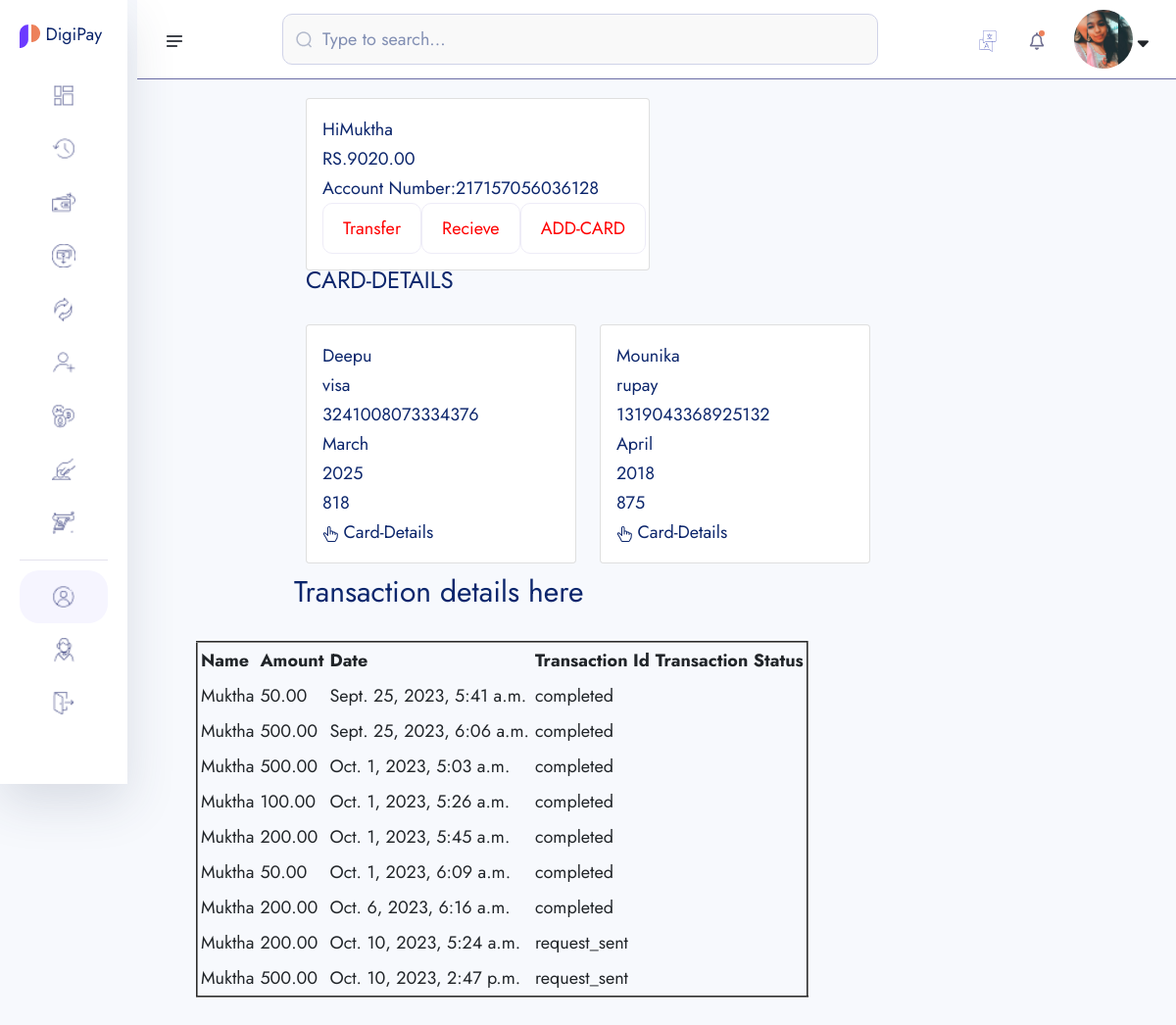
/kyc/dash/ (signed in), run on the app's committed database.
### bankaccounts/models.py (models this page shows, shortened)
class KYC(models.Model):
    id=models.UUIDField(primary_key=True,unique=True,default=uuid.uuid4,editable=False)
    user=models.OneToOneField(User,on_delete=models.CASCADE)
    account=models.OneToOneField(Account,on_delete=models.CASCADE)
    full_name=models.CharField(max_length=200)
    image=models.ImageField(upload_to='userimg/')
    marital_status=models.CharField(max_length=100,choices=MARITAL_STATUS)
    gender=models.CharField(max_length=100,choices=GENDER)
    identity_type=models.CharField(max_length=100,choices=IDENTITY_TYPE)
    identity_image=models.ImageField(upload_to='userimg/')
    date_of_birth=models.DateField(auto_now_add=False)
    signature=models.ImageField(upload_to='userimg/')
    country=models.CharField(max_length=100)
    state=models.CharField(max_length=100)
    city=models.CharField(max_length=100)
    phone=models.CharField(max_length=100)
    email=models.EmailField(unique=True,blank=True)

class Account(models.Model):
    id=models.UUIDField(primary_key=True,unique=True,default=uuid.uuid4,editable=False)
    user=models.OneToOneField(User,on_delete=models.CASCADE)
    account_balance=models.DecimalField(max_digits=12,decimal_places=2,default=0.00)
    account_number=ShortUUIDField(unique=True,length=12,max_length=25,prefix='217',alphabet='1234567890')
    account_id=ShortUUIDField(unique=True,length=10,max_length=25,prefix='DIGP',alphabet='1234567890')
    pin_number=ShortUUIDField(unique=True,length=4,max_length=7,alphabet='1234567890')
    account_status=models.CharField(max_length=100,choices=ACCOUNT_STATUS,default='in-active')
    date=models.DateField(auto_now_add=True)
    kyc_submitted=models.BooleanField(default=False)
    kyc_confirmed=models.BooleanField(default=False)

### transactions/models.py (models this page shows, shortened)
class Creditcard(models.Model):
    card_id=ShortUUIDField(unique=True,length=10,max_length=20,prefix="CRED",alphabet='0123456789')
    user=models.ForeignKey(User,related_name='users',on_delete=models.CASCADE,null=True)
    name=models.CharField(max_length=200)
    number=ShortUUIDField(unique=True,length=16,alphabet='0123456789')
    month=models.CharField(max_length=200)
    year=models.IntegerField()
    cvv=ShortUUIDField(unique=True,length=3,alphabet='0123456789')
    card_type=models.CharField(max_length=200,choices=Card_Type)
    card_status=models.CharField(max_length=200,choices=Card_Status)
    dates=models.DateField(auto_now_add=True)
    amount=models.IntegerField()

class Transaction(models.Model):
    transaction_id=ShortUUIDField(unique=True,length=15,max_length=25,prefix="TRN")
    user=models.ForeignKey(User,related_name='user',on_delete=models.CASCADE,null=True)
    amount=models.DecimalField(max_digits=12,decimal_places=2,default=0.00)
    description=models.CharField(max_length=100,null=True,blank=True)
    receiver=models.ForeignKey(User,related_name='receiver',on_delete=models.CASCADE,null=True)
    sender=models.ForeignKey(User,related_name='sender',on_delete=models.CASCADE,null=True)
    receiver_account=models.ForeignKey(Account,related_name='receiver_account',on_delete=models.CASCADE,null=True)
    sender_account=models.ForeignKey(Account,related_name='sender_account',on_delete=models.CASCADE,null=True)
    status=models.CharField(max_length=200,choices=Transaction_status,default="pending")
    transaction_type=models.CharField(max_length=200,choices=Transaction_type,default="none")
    date=models.DateTimeField(auto_now_add=True)
    updated_date=models.DateTimeField(auto_now_add=False,null=True,blank=True)

### bankaccounts/views.py (the view)
# urls.py: path("dash/",views.dashboard,name='dash'),
def dashboard(request):
    user=request.user
    account=Account.objects.get(user=request.user)
    kyc=KYC.objects.get(user=request.user)
    transaction=Transaction.objects.all()
    creditcard_detail=Creditcard.objects.all()
    if request.method=='POST':
        form=Credit_card_form(request.POST)
        if form.is_valid():
            form.save()
    else:
        form=Credit_card_form
    context={
        'user':user,
        'account':account,
        'kyc':kyc,
        'transaction':transaction,
        'form':form,
        'creditcard_detail':creditcard_detail
    }
    return render(request,'account/dashboard.html',context)

### templates/account/dashboard.html (shortened to what this page needs)
{% extends "partials/dashbord_base.html" %}
{% load static %}
{% block content %}
<head>
</head>
<div class="user">
<div class="container">
  <div class="jumbotron">
   <div class="row">
    <div class="col-md-5">
    <div class="card card-body">
      <p>Hi{{account.user}}</p>
      <p>RS.{{account.account_balance}}</p>
      <p>Account Number:{{account.account_number}}</p>
      <div class="amt">
      <input type="submit" value="Transfer">
      <input type="submit" value="Recieve">
      <input type="submit" value="ADD-CARD">
      </div>
    </div>
   </div>
   </div>
  <h5>CARD-DETAILS</h5> <br>
  <div class="row">
    {%for data in creditcard_detail%}
    <div class="col-md-4">
        <div class="card card-body">
         <p>{{data.name}}</p>
          <p>{{data.card_type}}</p>
          <p>{{data.number}}</p>
          <p>{{data.month}}</p>
          <p>{{data.year}}</p>
          <p>{{data.cvv}}</p>
           <a class="button" href="{% url 'transactions:creditcard_details' data.number data.user.account.account_number%}"> Card-Details </a>
        </div>
    </div>
    {%endfor%}
</div>
</div>
</div>
</div>
<table border="2" cellpadding="3">
  <tr>
    <th>Name</th>
    <th>Amount</th>
    <th>Date</th>
    <th>Transaction Id</th>
    <th>Transaction Status</th>
    <div class="tb">
      <h1>Transaction details here</h1>
    </div>
  </tr>
  {%for data in transaction %}
  <tr>
    <td>{{data.user}}</td>
    <td>{{data.amount}}</td>
    <td>{{data.date}}</td>
    <td>{{data.status}}</td>
    <td><a href="{% url 'transactions:transaction_detail' data.transaction_id%}"><svg xmlns="http://www.w3.org/2000/svg"width="16" height="16"
      fill="currentColor" class="bi bi-bell-fill" viewBox="0 0 16 16">
    <path d=""/>
  </svg></a></td>
  </tr>
  {% endfor %}
  </table >
  <br>
{% endblock %}

### templates/partials/dashbord_base.html (shortened to what this page needs)
{% load static %}
<!doctype html>
<html lang="en">
<head>
    <link rel="stylesheet" href="{% static 'assets1/css/bootstrap.min.css' %}">
    <link rel="stylesheet" href="{% static 'assets1/css/fontawesome.min.css' %}">
    <link rel="stylesheet" href="{% static 'assets1/css/jquery-ui.css' %}">
    <link rel="stylesheet" href="{% static 'assets1/css/plugin/apexcharts.css' %}">
    <link rel="stylesheet" href="{% static 'assets1/css/plugin/nice-select.css' %}">
    <link rel="stylesheet" href="{% static 'assets1/css/arafat-font.css' %}">
    <link rel="stylesheet" href="{% static 'assets1/css/plugin/animate.css' %}">
    <link rel="stylesheet" href="{% static 'assets1/css/style.css' %}">
</head>
<body>
    <header class="header-section body-collapse">
        <div class="overlay">
            <div class="container-fruid">
                <div class="row d-flex header-area">
                    <div class="navbar-area d-flex align-items-center justify-content-between">
                        <div class="sidebar-icon">
                            <img src="{% static 'assets1/images/icon/menu.png' %}" alt="icon">
                        </div>
                        <form method="POST" class="flex-fill">
                            <div class="form-group d-flex align-items-center">
                                <img src="{% static 'assets1/images/icon/search.png' %}" alt="icon">
                                <input type="text" placeholder="Type to search...">
                            </div>
                        </form>
                        <div class="dashboard-nav">
                            <div class="single-item language-area">
                                <div class="language-btn">
                                    <img src="{% static 'assets1/images/icon/lang.png' %}" alt="icon">
                                </div>
                            </div>
                            <div class="single-item notifications-area">
                                <div class="notifications-btn">
                                    <img src="{% static 'assets1/images/icon/bell.png' %}" class="bell-icon" alt="icon">
                                </div>
                            </div>
                            <div class="single-item user-area">
                                <div class="profile-area d-flex align-items-center">
                                    <span class="user-profile">
                                        {% if request.user.kyc.image.url %}
                                            <img style="width: 60px; height: 60px; border-radius: 50%; object-fit: cover;" src="{{ request.user.kyc.image.url }}" alt="image">
                                        {% else %}
                                            <img src="{% static 'assets1/images/default.jpg' %}"  style="width: 50px; height: 50px; border-radius: 50%; object-fit: cover;" alt="">
                                        {% endif %}
                                    </span>
                                    <i class="fa-solid fa-sort-down"></i>
                                </div>
                            </div>
                        </div>
                    </div>
                    <div class="sidebar-wrapper">
                        <div class="sidebar-logo">
                            <a href="#"><img src="{% static 'assets1/images/fav.png' %}" alt="logo"> DigiPay</a>
                        </div>
                        <ul>
                            <li>
                                <a href="#">
                                    <img src="{% static 'assets1/images/icon/dashboard.png' %}" alt="Dashboard"> <span>Dashboard</span>
                                </a>
                            </li>
                            <li>
                                <a href="#">
                                    <img src="{% static 'assets1/images/icon/transactions.png' %}" alt="Transactions"> <span>Transactions</span>
                                </a>
                            </li>
                            <li>
                                <a href="#">
                                    <img src="{% static 'assets1/images/icon/pay.png' %}" alt="Pay"> <span>Pay</span>
                                </a>
                            </li>
                            <li>
                                <a href="{% url 'transactions:user_request_payment' %}">
                                    <img src="{% static 'assets1/images/icon/receive.png' %}" alt="Receive"> <span>Receive</span>
                                </a>
                            </li>
                            <li>
                                <a href="money-exchange.html">
                                    <img src="{% static 'assets1/images/icon/exchange.png' %}" alt="Exchange"> <span>Exchange</span>
                                </a>
                            </li>
                            <li>
                                <a href="recipients.html">
                                    <img src="{% static 'assets1/images/icon/recipients.png' %}" alt="Recipients"> <span>Recipients</span>
                                </a>
                            </li>
                            <li>
                                <a href="crypto.html">
                                    <img src="{% static 'assets1/images/icon/crypto.png' %}" alt="Crypto"> <span>Crypto</span>
                                </a>
                            </li>
                            <li>
                                <a href="deposit-money.html">
                                    <img src="{% static 'assets1/images/icon/deposit.png' %}" alt="Deposit"> <span>Deposit Money</span>
                                </a>
                            </li>
                            <li>
                                <a href="withdraw-money-step-1.html">
                                    <img src="{% static 'assets1/images/icon/withdraw.png' %}" alt="Withdraw"> <span>Withdraw Money</span>
                                </a>
                            </li>
                        </ul>
                        <ul class="bottom-item">
                            <li class="active">
                                <a href="#">
                                    <img src="{% static 'assets1/images/icon/account.png' %}" alt="Account"> <span>Account</span>
                                </a>
                            </li>
                            <li>
                                <a href="javascript:void(0)">
                                    <img src="{% static 'assets1/images/icon/support.png' %}" alt="Support"> <span>Support</span>
                                </a>
                            </li>
                            <li>
                                <a href="javascript:void(0)">
                                    <img src="{% static 'assets1/images/icon/quit.png' %}" alt="Quit"> <span>Quit</span>
                                </a>
                            </li>
                        </ul>
                        <div class="pt-120">
                        </div>
                    </div>
                </div>
            </div>
        </div>
    </header>
{% block content %}
{% endblock content %}
</body>
</html>

### templates/account/dashboard.html (style rules this page uses)
.user { margin-left: 300px; margin-top: 100px; }
h1 { font-size: 30px; }
.amt { display: flex; }
input { color: red; }
table { margin-left: 200px; }
.tb { margin-left: 300px; }

### data on the page
Account: user "Muktha", account_balance "9020.00", account_number "217157056036128"
Creditcard: name "Deepu", card_type "visa", number "3241008073334376", month "March", year "2025", cvv "818"
Creditcard: name "Mounika", card_type "rupay", number "1319043368925132", month "April", year "2018", cvv "875"
Transaction: user "Muktha", amount "50.00", date "Sept. 25, 2023, 5:41 a.m.", status "completed"
Transaction: user "Muktha", amount "500.00", date "Sept. 25, 2023, 6:06 a.m.", status "completed"
Transaction: user "Muktha", amount "500.00", date "Oct. 1, 2023, 5:03 a.m.", status "completed"
Transaction: user "Muktha", amount "100.00", date "Oct. 1, 2023, 5:26 a.m.", status "completed"
Transaction: user "Muktha", amount "200.00", date "Oct. 1, 2023, 5:45 a.m.", status "completed"
Transaction: user "Muktha", amount "50.00", date "Oct. 1, 2023, 6:09 a.m.", status "completed"
Transaction: user "Muktha", amount "200.00", date "Oct. 6, 2023, 6:16 a.m.", status "completed"
Transaction: user "Muktha", amount "200.00", date "Oct. 10, 2023, 5:24 a.m.", status "request_sent"
Transaction: user "Muktha", amount "500.00", date "Oct. 10, 2023, 2:47 p.m.", status "request_sent"
